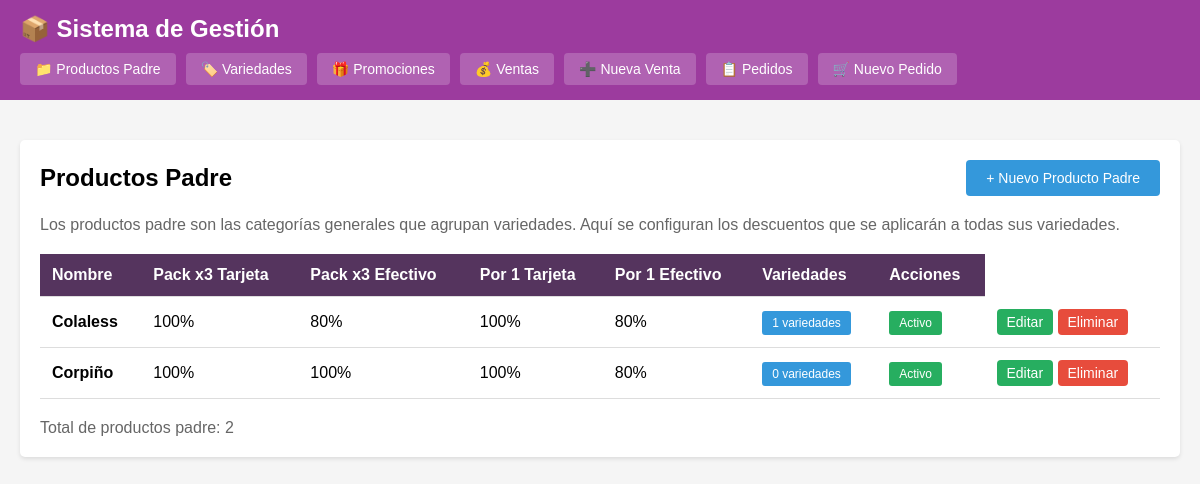
The page /index.php?c=productoPadre&a=index on the database as committed earlier.
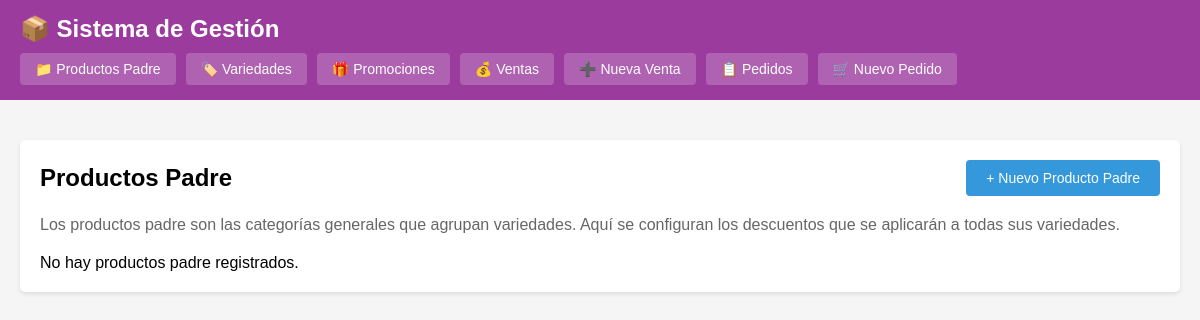
The same page on the database as committed later.
### tables this page shows
CREATE TABLE productos_padre (
            id INTEGER PRIMARY KEY AUTOINCREMENT,
            nombre VARCHAR(200) NOT NULL,
            porcentaje_pack3_tarjeta DECIMAL(5,2) DEFAULT 100,
            porcentaje_pack3_efectivo DECIMAL(5,2) DEFAULT 80,
            porcentaje_unidad_tarjeta DECIMAL(5,2) DEFAULT 100,
            porcentaje_unidad_efectivo DECIMAL(5,2) DEFAULT 80,
            activo INTEGER DEFAULT 1,
            fecha_creacion DATETIME DEFAULT CURRENT_TIMESTAMP
        );

### controllers/ProductoPadreController.php (called while the page is built, shortened)
<?php
class ProductoPadreController {
    private $productoPadreModel;
    public function __construct() {
        $this->productoPadreModel = new ProductoPadre();
    }
    public function index() {
        $productos = $this->productoPadreModel->getAll(true);
        $this->render('productos_padre/index', [
            'productos' => $productos
        ]);
    }
    private function render($view, $data = []) {
        extract($data);
        require BASE_PATH . '/views/' . $view . '.php';
        require BASE_PATH . '/views/layout.php';
    }
}
?>

### config/database.php (called while the page is built, shortened)
<?php
class Database {
    private static $instance = null;
    private $conn;
    private function __construct() {
        try {
            $this->conn = new PDO('sqlite:' . DB_PATH);
            $this->conn->setAttribute(PDO::ATTR_ERRMODE, PDO::ERRMODE_EXCEPTION);
            $this->conn->setAttribute(PDO::ATTR_DEFAULT_FETCH_MODE, PDO::FETCH_ASSOC);
        } catch(PDOException $e) {
            die("Error de conexión: " . $e->getMessage());
        }
    }
    public static function getInstance() {
        if (self::$instance === null) {
            self::$instance = new self();
        }
        return self::$instance;
    }
    public function getConnection() {
        return $this->conn;
    }
}
?>

### models/ProductoPadre.php (called while the page is built, shortened)
<?php
class ProductoPadre {
    private $db;
    public function __construct() {
        $this->db = Database::getInstance()->getConnection();
    }
    public function getAll($soloActivos = true) {
        $sql = "SELECT * FROM productos_padre";
        if ($soloActivos) $sql .= " WHERE activo = 1";
        $sql .= " ORDER BY nombre";
        $stmt = $this->db->query($sql);
        return $stmt->fetchAll();
    }
    public function cantidadVariedades($id) {
        $stmt = $this->db->prepare("SELECT COUNT(*) FROM variedades WHERE producto_padre_id = ? AND activo = 1");
        $stmt->execute([$id]);
        return $stmt->fetchColumn();
    }
}
?>

### views/productos_padre/index.php (the view)
<div style="display: flex; justify-content: space-between; align-items: center; margin-bottom: 20px;">
    <h2>Productos Padre</h2>
    <a href="index.php?c=productoPadre&a=crear" class="btn btn-primary">+ Nuevo Producto Padre</a>
</div>
<p style="color: #666; margin-bottom: 20px;">
    Los productos padre son las categorías generales que agrupan variedades. Aquí se configuran los descuentos que se aplicarán a todas sus variedades.
</p>
<?php if (empty($productos)): ?>
    <p>No hay productos padre registrados.</p>
<?php else: ?>
    <table>
        <thead>
            <tr>
                <th>Nombre</th>
                <th>Pack x3 Tarjeta</th>
                <th>Pack x3 Efectivo</th>
                <th>Por 1 Tarjeta</th>
                <th>Por 1 Efectivo</th>
                <th>Variedades</th>
                <th>Acciones</th>
            </tr>
        </thead>
        <tbody>
            <?php
            $productoPadreModel = new ProductoPadre();
            foreach ($productos as $prod):
                $cantidad_variedades = $productoPadreModel->cantidadVariedades($prod['id']);
            ?>
                <tr>
                    <td><strong><?= htmlspecialchars($prod['nombre']) ?></strong></td>
                    <td><?= $prod['porcentaje_pack3_tarjeta'] ?>%</td>
                    <td><?= $prod['porcentaje_pack3_efectivo'] ?>%</td>
                    <td><?= $prod['porcentaje_unidad_tarjeta'] ?>%</td>
                    <td><?= $prod['porcentaje_unidad_efectivo'] ?>%</td>
                    <td>
                        <span class="badge" style="background: #3498db;"><?= $cantidad_variedades ?> variedades</span>
                    </td>
                    <td>
                        <span class="badge badge-activo">Activo</span>
                    </td>
                    <td>
                        <a href="index.php?c=productoPadre&a=editar&id=<?= $prod['id'] ?>" class="btn btn-success" style="padding: 5px 10px;">Editar</a>
                        <a href="index.php?c=productoPadre&a=eliminar&id=<?= $prod['id'] ?>"
                           class="btn btn-danger"
                           style="padding: 5px 10px;"
                           onclick="return confirm('¿Eliminar este producto padre?')">Eliminar</a>
                    </td>
                </tr>
            <?php endforeach; ?>
        </tbody>
    </table>
    <div style="margin-top: 20px; color: #666;">
        Total de productos padre: <?= count($productos) ?>
    </div>
<?php endif; ?>

Rows that differ between the two databases and show on the page:
no longer on this page (row edited): productos_padre: nombre "Colaless", porcentaje_pack3_tarjeta "100", porcentaje_pack3_efectivo "80", porcentaje_unidad_tarjeta "100", porcentaje_unidad_efectivo "80", cantidad_variedades "1"
no longer on this page (row edited): productos_padre: nombre "Corpiño", porcentaje_pack3_tarjeta "100", porcentaje_pack3_efectivo "100", porcentaje_unidad_tarjeta "100", porcentaje_unidad_efectivo "80", cantidad_variedades "0"
Other text that changed with them:
count($productos): "2" → (not shown)
text no longer shown: "Nombre Pack x3 Tarjeta Pack x3 Efectivo Por 1 Tarjeta Por 1 Efectivo Variedades Acciones Total de productos padre:"
text now shown: "No hay productos padre registrados."
